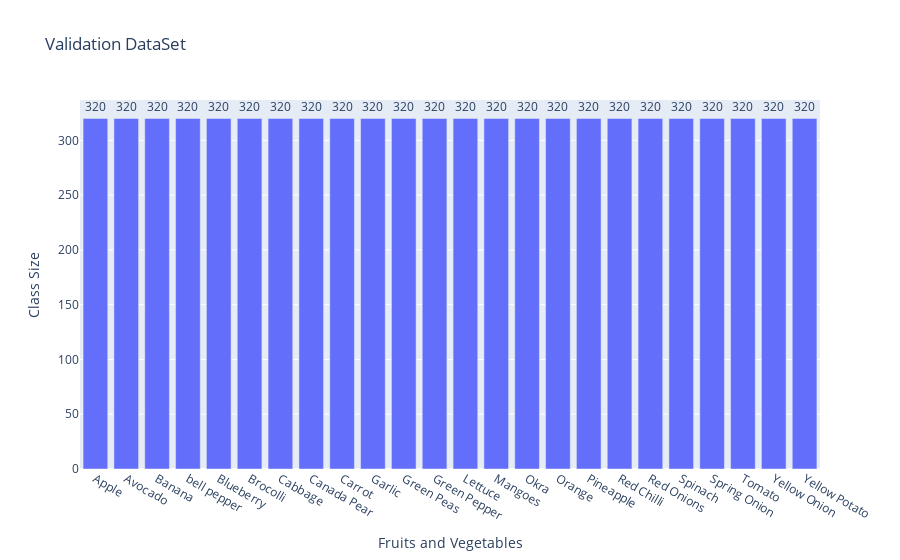

This figure's notebook cell:
### Markdown cell above
Load Dataset

### Code cell
import plotly.express as px

fig = px.bar(valid_class_dist.keys(), x=list(valid_class_dist.keys()), y=list(valid_class_dist.values()),labels={"y":"Class Size", "x":"Fruits and Vegetables"},title="Validation DataSet")
fig.update_traces(texttemplate='%{y:.2s}', textposition='outside')

fig.show()

### Figure 1 — Plotly figure (JSON) as saved in the notebook; plotly's stock layout.template omitted (floating-point values rounded to 4 significant figures)
{"data": [{"alignmentgroup": "True", "hoverlabel": {"namelength": 0}, "hovertemplate": "Fruits and Vegetables=%{x}<br>Class Size=%{y}", "legendgroup": "", "marker": {"color": "#636efa"}, "name": "", "offsetgroup": "", "orientation": "v", "showlegend": false, "textposition": "outside", "texttemplate": "%{y:.2s}", "type": "bar", "x": ["Apple", "Avocado", "Banana", "bell pepper", "Blueberry", "Brocolli", "Cabbage", "Canada Pear", "Carrot", "Garlic", "Green Peas", "Green Pepper", "Lettuce", "Mangoes", "Okra", "Orange", "Pineapple", "Red Chilli", "Red Onions", "Spinach", "Spring Onion", "Tomato", "Yellow Onion", "Yellow Potato"], "xaxis": "x", "y": [320, 320, 320, 320, 320, 320, 320, 320, 320, 320, 320, 320, 320, 320, 320, 320, 320, 320, 320, 320, 320, 320, 320, 320], "yaxis": "y"}], "layout": {"barmode": "relative", "legend": {"tracegroupgap": 0}, "title": {"text": "Validation DataSet"}, "xaxis": {"anchor": "y", "domain": [0, 1], "title": {"text": "Fruits and Vegetables"}}, "yaxis": {"anchor": "x", "domain": [0, 1], "title": {"text": "Class Size"}}}}
